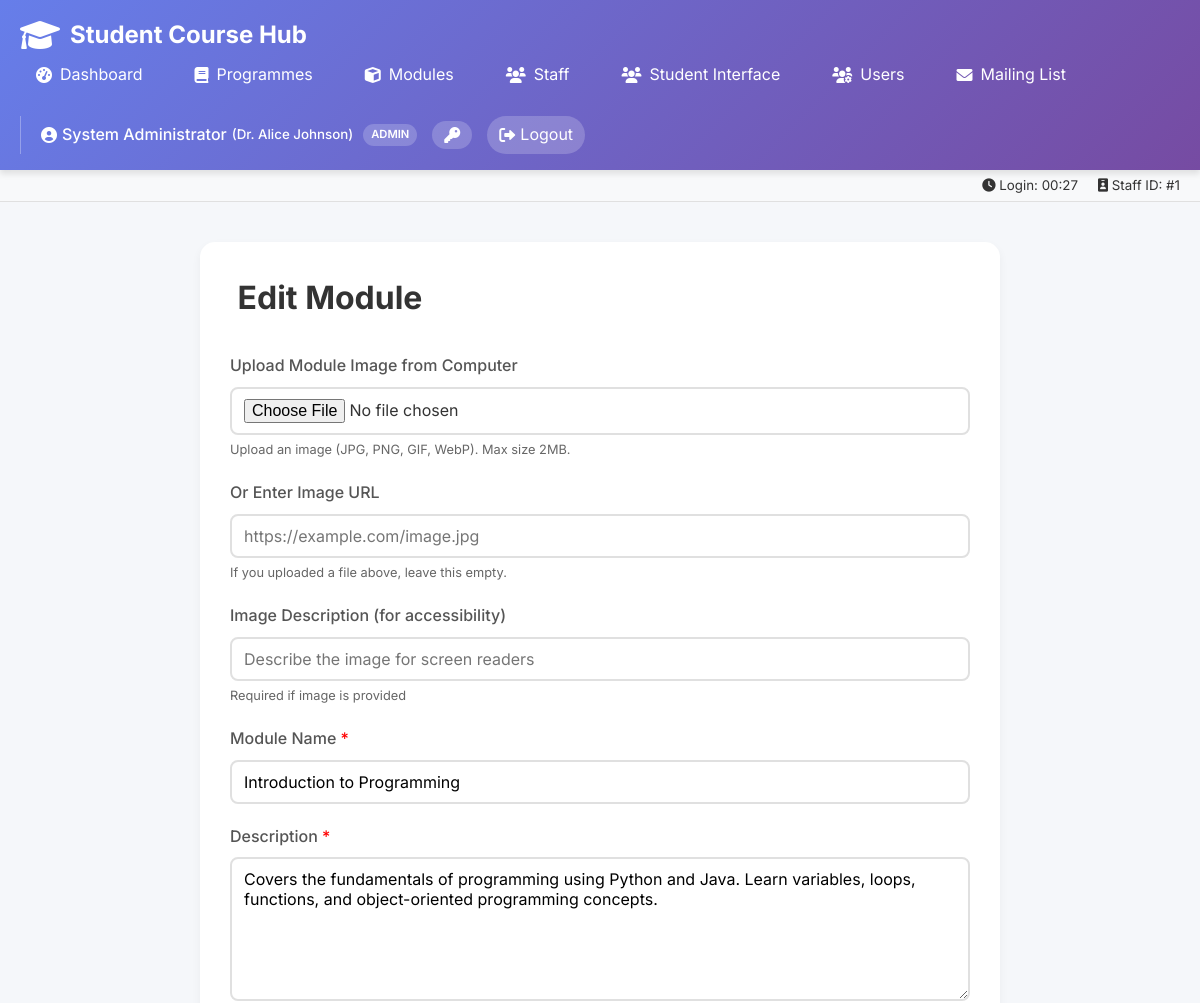
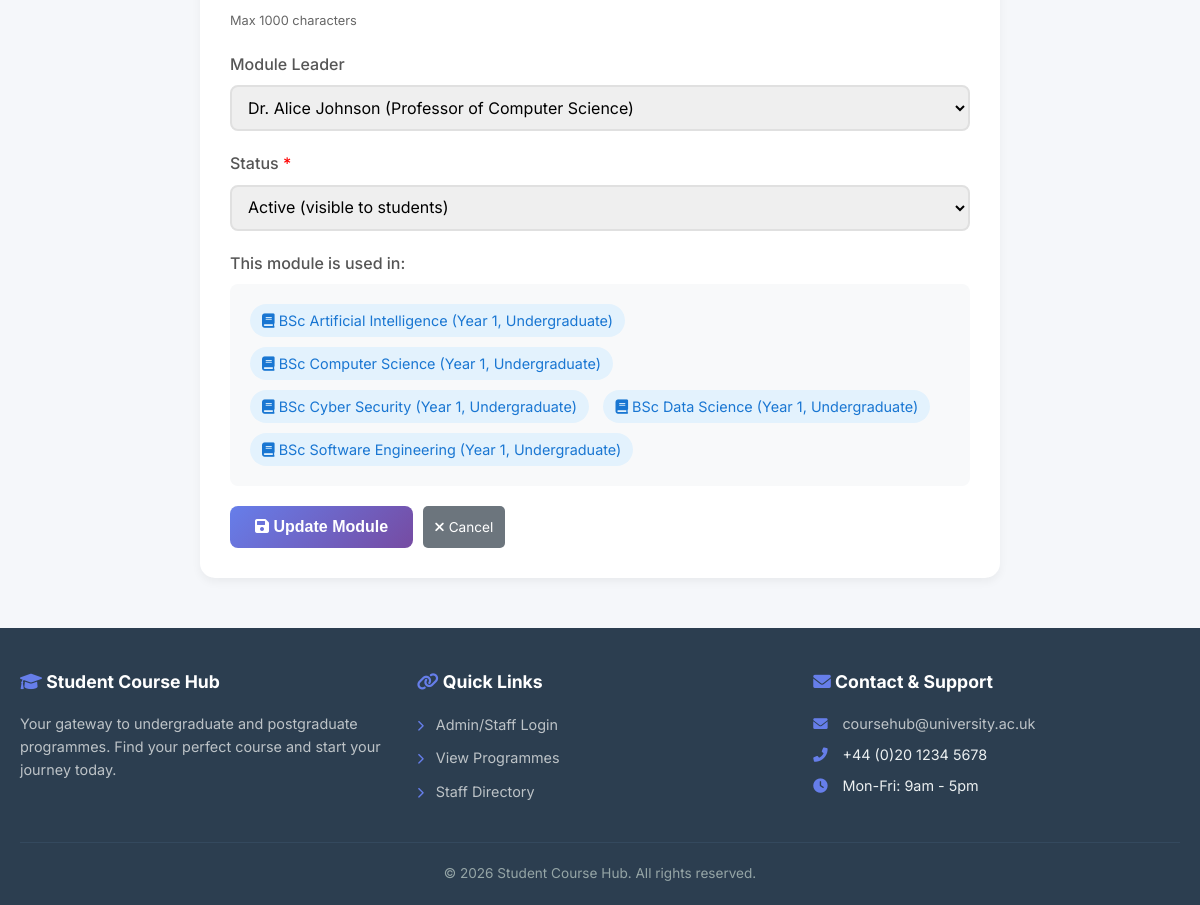
The page /edit-module.php?id=1 (signed in) on the database its author committed (2 pictures, top to bottom).
### tables this page shows
CREATE TABLE Modules (
    ModuleID INT PRIMARY KEY,
    ModuleName VARCHAR(150) NOT NULL,
    ModuleLeaderID INT,
    Description TEXT,
    Image VARCHAR(255),
    ImageAlt TEXT,
    Status ENUM('active','inactive') DEFAULT 'active',
    CreatedAt TIMESTAMP DEFAULT CURRENT_TIMESTAMP,
    UpdatedAt TIMESTAMP DEFAULT CURRENT_TIMESTAMP ON UPDATE CURRENT_TIMESTAMP,
    FOREIGN KEY (ModuleLeaderID) REFERENCES Staff(StaffID)
);

CREATE TABLE Staff (
    StaffID INT PRIMARY KEY,
    Name VARCHAR(100) NOT NULL,
    Title VARCHAR(100),
    Bio TEXT,
    Department VARCHAR(100),
    Photo VARCHAR(255),
    Email VARCHAR(100)
);

CREATE TABLE ProgrammeModules (
    ProgrammeModuleID INT PRIMARY KEY AUTO_INCREMENT,
    ProgrammeID INT,
    ModuleID INT,
    Year INT,
    FOREIGN KEY (ProgrammeID) REFERENCES Programmes(ProgrammeID),
    FOREIGN KEY (ModuleID) REFERENCES Modules(ModuleID)
);

CREATE TABLE Programmes (
    ProgrammeID INT PRIMARY KEY AUTO_INCREMENT,
    ProgrammeName VARCHAR(150) NOT NULL,
    LevelID INT,
    ProgrammeLeaderID INT,
    Description TEXT,
    Image VARCHAR(255),
    ImageAlt TEXT,
    Status ENUM('published','draft') DEFAULT 'draft',
    CreatedAt TIMESTAMP DEFAULT CURRENT_TIMESTAMP,
    UpdatedAt TIMESTAMP DEFAULT CURRENT_TIMESTAMP ON UPDATE CURRENT_TIMESTAMP,
    FOREIGN KEY (LevelID) REFERENCES Levels(LevelID),
    FOREIGN KEY (ProgrammeLeaderID) REFERENCES Staff(StaffID)
);

CREATE TABLE Levels (
    LevelID INT PRIMARY KEY,
    LevelName VARCHAR(50) NOT NULL
);

### edit-module.php (the view, shortened to what this page needs)
<?php
require_once '../includes/config.php';
$id = isset($_GET['id']) ? (int)$_GET['id'] : 0;
if ($id == 0) {
    $module = [
        'ModuleID' => 0,
        'ModuleName' => '',
        'ModuleLeaderID' => '',
        'Description' => '',
        'Image' => '',
        'ImageAlt' => '',
        'Status' => 'active'
    ];
} else {
    $stmt = mysqli_prepare($conn, "SELECT m.*, s.Name as leader_name, s.Title as leader_title
                                   FROM Modules m
                                   LEFT JOIN Staff s ON m.ModuleLeaderID = s.StaffID
                                   WHERE m.ModuleID = ?");
    mysqli_stmt_bind_param($stmt, "i", $id);
    mysqli_stmt_execute($stmt);
    $result = mysqli_stmt_get_result($stmt);
    $module = mysqli_fetch_assoc($result);
}
include '../includes/header.php';
$staff_query = "SELECT * FROM Staff ORDER BY Name";
$staff_result = mysqli_query($conn, $staff_query);
$programmes_result = null;
if ($id > 0) {
    $prog_query = "SELECT p.ProgrammeName, l.LevelName, pm.Year
                   FROM ProgrammeModules pm
                   JOIN Programmes p ON pm.ProgrammeID = p.ProgrammeID
                   JOIN Levels l ON p.LevelID = l.LevelID
                   WHERE pm.ModuleID = $id
                   ORDER BY p.ProgrammeName";
    $programmes_result = mysqli_query($conn, $prog_query);
}
?>
<div class="form-container" style="max-width: 800px; margin: 0 auto; background: white; padding: 30px; border-radius: 15px; box-shadow: 0 4px 10px rgba(0,0,0,0.05);">
    <h1 style="margin-bottom: 30px;">
        <?php echo $id == 0 ? 'Add New' : 'Edit'; ?> Module
    </h1>
    <form method="POST" action="<?php echo BASE_PATH; ?>admin/process-module.php" enctype="multipart/form-data">
        <div class="form-group">
            <label for="module_image">Upload Module Image from Computer</label>
            <input type="file" id="module_image" name="module_image" accept="image/jpeg,image/png,image/gif,image/webp">
            <small>Upload an image (JPG, PNG, GIF, WebP). Max size 2MB.</small>
        </div>
        <div class="form-group">
            <label for="image">Or Enter Image URL</label>
            <input type="url" id="image" name="image"
                   value="<?php echo htmlspecialchars($module['Image'] ?? ''); ?>"
                   placeholder="https://example.com/image.jpg" maxlength="255">
            <small>If you uploaded a file above, leave this empty.</small>
        </div>
        <div class="form-group">
            <label for="imageAlt">Image Description (for accessibility)</label>
            <input type="text" id="imageAlt" name="imageAlt"
                   value="<?php echo htmlspecialchars($module['ImageAlt'] ?? ''); ?>"
                   placeholder="Describe the image for screen readers" maxlength="255">
            <small>Required if image is provided</small>
        </div>
        <div class="form-group">
            <label for="moduleName">Module Name <span style="color: red;">*</span></label>
            <input type="text" id="moduleName" name="moduleName" required
                   value="<?php echo htmlspecialchars($module['ModuleName']); ?>"
                   placeholder="e.g., Introduction to Programming" maxlength="150">
        </div>
        <div class="form-group">
            <label for="description">Description <span style="color: red;">*</span></label>
            <textarea id="description" name="description" required rows="6" maxlength="1000"
                      placeholder="Enter module description"><?php echo htmlspecialchars($module['Description']); ?></textarea>
            <small>Max 1000 characters</small>
        </div>
        <div class="form-group">
            <label for="moduleLeader">Module Leader</label>
            <select id="moduleLeader" name="moduleLeader">
                <?php
                mysqli_data_seek($staff_result, 0);
                while ($staff = mysqli_fetch_assoc($staff_result)):
                ?>
                    <option value="<?php echo $staff['StaffID']; ?>"
                        <?php echo $staff['StaffID'] == $module['ModuleLeaderID'] ? 'selected' : ''; ?>>
                        <?php echo htmlspecialchars($staff['Name']); ?>
                        <?php if (!empty($staff['Title'])): ?>
                            (<?php echo htmlspecialchars($staff['Title']); ?>)
                        <?php endif; ?>
                    </option>
                <?php endwhile; ?>
            </select>
        </div>
        <div class="form-group">
            <label for="status">Status <span style="color: red;">*</span></label>
            <select id="status" name="status" required>
                <option value="active" <?php echo $module['Status'] == 'active' ? 'selected' : ''; ?>>Active (visible to students)</option>
            </select>
        </div>
        <?php if ($id > 0 && $programmes_result && mysqli_num_rows($programmes_result) > 0): ?>
            <div class="form-group">
                <label>This module is used in:</label>
                <div style="background: #f8f9fa; padding: 15px; border-radius: 8px;">
                    <?php while ($prog = mysqli_fetch_assoc($programmes_result)): ?>
                        <div style="display: inline-block; background: #e3f2fd; color: #1976d2; padding: 5px 12px; border-radius: 20px; margin: 5px; font-size: 0.9rem;">
                            <i class="fas fa-book"></i> <?php echo htmlspecialchars($prog['ProgrammeName']); ?>
                            (Year <?php echo $prog['Year']; ?>, <?php echo $prog['LevelName']; ?>)
                        </div>
                    <?php endwhile; ?>
                </div>
            </div>
        <?php endif; ?>
        <div style="display: flex; gap: 10px; margin-top: 20px;">
            <button type="submit" class="submit-btn">
                <i class="fas fa-save"></i> <?php echo $id == 0 ? 'Save Module' : 'Update Module'; ?>
            </button>
            <a href="<?php echo BASE_PATH; ?>admin/modules.php" class="view-btn" style="background: #6c757d;">
                <i class="fas fa-times"></i> Cancel
            </a>
        </div>
    </form>
</div>
<?php include '../includes/footer.php'; ?>

### css/common.css (style rules this page uses)
* { margin: 0; padding: 0; box-sizing: border-box; }
body { font-family: 'Inter', sans-serif; background: #f5f7fa; color: #333; line-height: 1.6; }
.submit-btn { background: linear-gradient(135deg, #667eea 0%, #764ba2 100%); color: white; border: none; padding: 12px 25px; border-radius: 8px; font-size: 1rem; font-weight: 600; cursor: pointer; transition: all 0.3s; }
.edit-btn, .delete-btn, .view-btn { padding: 6px 12px; border: none; border-radius: 5px; cursor: pointer; font-size: 0.85rem; transition: all 0.2s ease; text-decoration: none; display: inline-flex; align-items: center; gap: 5px; }
.view-btn { background: #17a2b8; color: white; }
.form-group { margin-bottom: 20px; }
.form-group label { display: block; margin-bottom: 8px; font-weight: 500; color: #555; }
.form-group input, .form-group select, .form-group textarea { width: 100%; padding: 10px 12px; border: 2px solid #e0e0e0; border-radius: 8px; font-size: 1rem; font-family: 'Inter', sans-serif; transition: all 0.3s; }
.form-group textarea { min-height: 100px; resize: vertical; }
.form-group small { display: block; color: #666; font-size: 0.8rem; margin-top: 5px; }

### rows shown on the page
modules: moduleName "Introduction to Programming", description "Covers the fundamentals of programming using Python and Java. Learn variables, loops, functions, and object-oriented programming concepts.", moduleLeader "Dr. Alice Johnson (Professor of Computer Science)", status "Active (visible to students)"
programmemodules: ProgrammeID.ProgrammeName "BSc Artificial Intelligence", Year "1", levels.LevelName "Undergraduate"
programmemodules: ProgrammeID.ProgrammeName "BSc Computer Science", Year "1", levels.LevelName "Undergraduate"
programmemodules: ProgrammeID.ProgrammeName "BSc Cyber Security", Year "1", levels.LevelName "Undergraduate"
programmemodules: ProgrammeID.ProgrammeName "BSc Data Science", Year "1", levels.LevelName "Undergraduate"
programmemodules: ProgrammeID.ProgrammeName "BSc Software Engineering", Year "1", levels.LevelName "Undergraduate"

### other values the page prints
$current_user_name "System Administrator"
$staff_name "Dr. Alice Johnson"
$current_user_role "ADMIN"
date('H:i', $_SESSION['login_time']) "00:27"
$staff_id "1"
